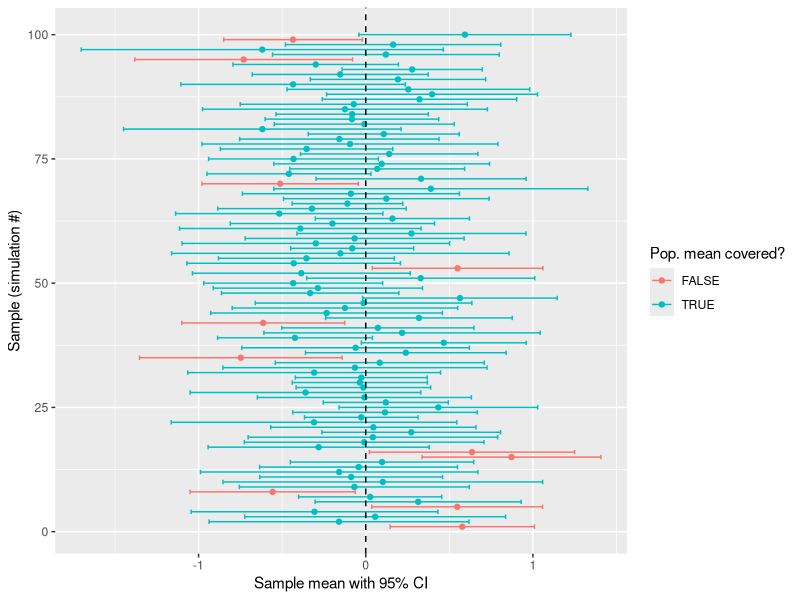

Write R code to recreate this figure.
## ---- chunk 1
knitr::opts_chunk$set(echo = TRUE)
set.seed(128)
library(tidyr)
library(ggplot2)
library(knitr)
library(dplyr)
## ---- chunk 2
# param
numsim <- 100
n <- 1000

# generate data
simulate.function <- function(numsim, n) {
  data <- list()
  for (i in 1:numsim) {
    data[[i]] <- rnorm(n)
  }
  return(data)
}

data <- simulate.function(numsim = 100, n = 10)

## ---- chunk 3
# evaluate simulations
evaluate.function <- function(x, alpha = .05) {
  z_value <- qnorm(p = (alpha / 2), lower.tail = F)
  means <- mean(x)
  bias <- abs(means)
  se <- var(x) %>%
    sqrt() / sqrt(length(x))
  ci_low <- means - se * z_value
  ci_up <- means + se * z_value
  return(c(
    mean = means,
    bias = bias,
    se = se,
    ci_low = ci_low,
    ci_up = ci_up
  ))
}

# extract results
result <- data %>%
  sapply(evaluate.function) %>%
  t() %>%
  as.data.frame()

result$cov <- result$ci_low <= 0 & result$ci_up >= 0
## ---- chunk 4
# plot results
result %>%
  ggplot(aes(
    y = 1:numsim,
    x = mean,
    xmin = ci_low,
    xmax = ci_up,
    color = cov
  )) +
  geom_point() +
  geom_errorbarh() +
  geom_vline(xintercept = 0,
             color = 'black',
             linetype = 'dashed') +
  xlab('Sample mean with 95% CI') +
  ylab('Sample (simulation #)') + 
  labs(color = 'Pop. mean covered?')

## ---- chunk 5
# extract simulations where CI does not cover the 'truth'
result %>% 
  mutate(sim = row.names(.)) %>% 
  filter(cov == "FALSE") %>% 
  select("Sample" = sim, "Mean" = mean, "SE" = se, "LB*" = ci_low, "UB*" = ci_up) %>% 
  kable(format = 'html', digits = 2, align = 'lcccc')


